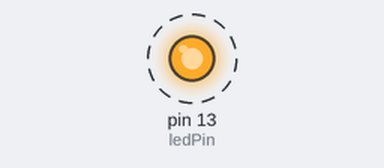
The sketch below on a simulated Arduino Uno, built with avr-gcc and run on an emulated ATmega328P. Shown: output pins drawn as LEDs (lit = HIGH). Dashed ring = blinking.

Above: at 0.2 s.
Timing chart, 0 to 3.0 s (numbered marks = the images above):
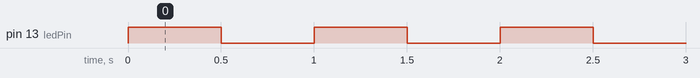

Measured:
- by itself, pin 13 (ledPin): alternates HIGH for 0.50 s and LOW for 0.50 s

The sketch:

sketch_jan25a.ino
```cpp
const int ledPin = 13;

void setup() {
  // put your setup code here, to run once:
  Serial.begin(9600);
  pinMode(ledPin, OUTPUT);

}

void loop() {
  // put your main code here, to run repeatedly:
  int delayPeriod = 500;
  digitalWrite(ledPin, HIGH);
  delay(delayPeriod);
  digitalWrite(ledPin, LOW);
  delay(delayPeriod);

}
```
